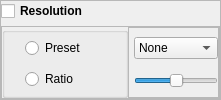
                           <widget class="QFrame" name="frame_9">
                            <property name="frameShape">
                             <enum>QFrame::StyledPanel</enum>
                            </property>
                            <property name="frameShadow">
                             <enum>QFrame::Raised</enum>
                            </property>
                            <layout class="QVBoxLayout" name="verticalLayout_15">
                             <property name="spacing">
                              <number>5</number>
                             </property>
                             <property name="leftMargin">
                              <number>0</number>
                             </property>
                             <property name="topMargin">
                              <number>0</number>
                             </property>
                             <property name="rightMargin">
                              <number>0</number>
                             </property>
                             <property name="bottomMargin">
                              <number>0</number>
                             </property>
                             <item>
                              <widget class="QCheckBox" name="res_check">
                               <property name="font">
                                <font>
                                 <family>Segoe UI</family>
                                 <bold>true</bold>
                                </font>
                               </property>
                               <property name="text">
                                <string>Resolution</string>
                               </property>
                              </widget>
                             </item>
                             <item>
                              <widget class="QFrame" name="frame_10">
                               <property name="frameShape">
                                <enum>QFrame::StyledPanel</enum>
                               </property>
                               <property name="frameShadow">
                                <enum>QFrame::Raised</enum>
                               </property>
                               <layout class="QHBoxLayout" name="horizontalLayout_30">
                                <property name="spacing">
                                 <number>0</number>
                                </property>
                                <property name="leftMargin">
                                 <number>0</number>
                                </property>
                                <property name="topMargin">
                                 <number>0</number>
                                </property>
                                <property name="rightMargin">
                                 <number>0</number>
                                </property>
                                <property name="bottomMargin">
                                 <number>0</number>
                                </property>
                                <item>
                                 <widget class="QGroupBox" name="groupBox">
                                  <property name="font">
                                   <font>
                                    <family>Segoe UI</family>
                                   </font>
                                  </property>
                                  <property name="title">
                                   <string/>
                                  </property>
                                  <property name="flat">
                                   <bool>false</bool>
                                  </property>
                                  <layout class="QVBoxLayout" name="verticalLayout_19">
                                   <property name="spacing">
                                    <number>5</number>
                                   </property>
                                   <property name="leftMargin">
                                    <number>20</number>
                                   </property>
                                   <property name="topMargin">
                                    <number>0</number>
                                   </property>
                                   <property name="rightMargin">
                                    <number>0</number>
                                   </property>
                                   <property name="bottomMargin">
                                    <number>0</number>
                                   </property>
                                   <item>
                                    <widget class="QRadioButton" name="res_preset_rb">
                                     <property name="minimumSize">
                                      <size>
                                       <width>100</width>
                                       <height>22</height>
                                      </size>
                                     </property>
                                     <property name="font">
                                      <font>
                                       <family>Segoe UI</family>
                                      </font>
                                     </property>
                                     <property name="text">
                                      <string>Preset</string>
                                     </property>
                                    </widget>
                                   </item>
                                   <item>
                                    <widget class="QRadioButton" name="res_ratio_rb">
                                     <property name="minimumSize">
                                      <size>
                                       <width>100</width>
                                       <height>22</height>
                                      </size>
                                     </property>
                                     <property name="font">
                                      <font>
                                       <family>Segoe UI</family>
                                      </font>
                                     </property>
                                     <property name="text">
                                      <string>Ratio</string>
                                     </property>
                                    </widget>
                                   </item>
                                  </layout>
                                 </widget>
                                </item>
                                <item>
                                 <widget class="QFrame" name="frame_14">
                                  <property name="frameShape">
                                   <enum>QFrame::StyledPanel</enum>
                                  </property>
                                  <property name="frameShadow">
                                   <enum>QFrame::Raised</enum>
                                  </property>
                                  <layout class="QVBoxLayout" name="verticalLayout_18">
                                   <property name="spacing">
                                    <number>5</number>
                                   </property>
                                   <property name="leftMargin">
                                    <number>5</number>
                                   </property>
                                   <property name="topMargin">
                                    <number>0</number>
                                   </property>
                                   <property name="rightMargin">
                                    <number>0</number>
                                   </property>
                                   <property name="bottomMargin">
                                    <number>0</number>
                                   </property>
                                   <item>
                                    <widget class="QComboBox" name="res_preset_combo">
                                     <property name="font">
                                      <font>
                                       <family>Segoe UI</family>
                                      </font>
                                     </property>
                                     <property name="currentIndex">
                                      <number>0</number>
                                     </property>
                                     <item>
                                      <property name="text">
                                       <string>None</string>
                                      </property>
                                     </item>
                                     <item>
                                      <property name="text">
                                       <string>QCIF</string>
                                      </property>
                                     </item>
                                     <item>
                                      <property name="text">
                                       <string>CIF</string>
                                      </property>
                                     </item>
                                     <item>
                                      <property name="text">
                                       <string>SD</string>
                                      </property>
                                     </item>
                                    </widget>
                                   </item>
                                   <item>
                                    <widget class="QSlider" name="res_ratio_slider">
                                     <property name="minimum">
                                      <number>-6</number>
                                     </property>
                                     <property name="maximum">
                                      <number>6</number>
                                     </property>
                                     <property name="singleStep">
                                      <number>1</number>
                                     </property>
                                     <property name="pageStep">
                                      <number>1</number>
                                     </property>
                                     <property name="value">
                                      <number>0</number>
                                     </property>
                                     <property name="orientation">
                                      <enum>Qt::Horizontal</enum>
                                     </property>
                                     <property name="invertedAppearance">
                                      <bool>false</bool>
                                     </property>
                                     <property name="invertedControls">
                                      <bool>false</bool>
                                     </property>
                                     <property name="tickPosition">
                                      <enum>QSlider::NoTicks</enum>
                                     </property>
                                     <property name="tickInterval">
                                      <number>5</number>
                                     </property>
                                    </widget>
                                   </item>
                                  </layout>
                                 </widget>
                                </item>
                               </layout>
                              </widget>
                             </item>
                            </layout>
                           </widget>
